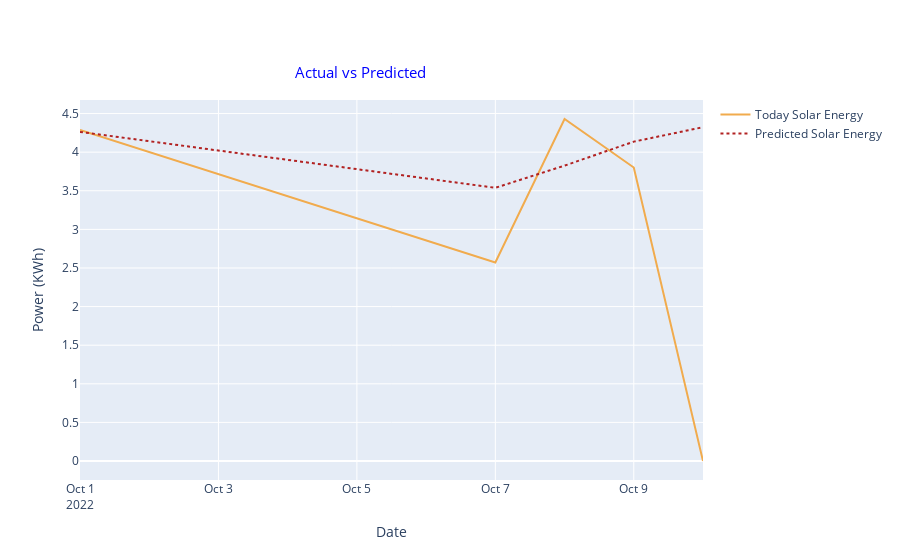

Write notebook code for a chart like this one.
### Markdown cell above
## Actual vs predicted

### Code cell
fig = go.Figure([
    go.Scatter(
        x=data_dataframe['Date'], 
        y=today_value['Power (KW)'],
        name = 'Today Solar Energy',
        mode = 'lines',
        line = dict(width = 2, color = '#F1AB4D'),
        hoverinfo = 'text',
        hovertext =
        '<b>Date</b>: ' + today_value['Date'].astype(str) + '<br>' +
        '<b>Today Solar Energy</b>: ' + [f'{x:,.5f} KWh' for x in today_value['Power (KW)']] + '<br>'),
    go.Scatter(
        x=data_dataframe['Date'],
        y=data_dataframe['Power (KW)'],
        name = 'Predicted Solar Energy',
                mode = 'lines',
                line = dict(color = 'firebrick', dash = 'dot'),
                hoverinfo = 'text',
                hovertext =
                '<b>Date</b>: ' + data_dataframe['Date'].astype(str) + '<br>' +
                '<b>Predicted Solar Energy</b>: ' + [f'{x:,.5f} KWh' for x in data_dataframe['Power (KW)']] + '<br>') 
])
fig.update_layout(hovermode = 'x unified',
                 title = {
                'text': 'Actual vs Predicted',
                'y': 0.88,
                'x': 0.4,
                'xanchor': 'center',
                'yanchor': 'top'},
            titlefont = {
                'color': '#0000FF',
                'size': 15})
fig.update_xaxes(title_text='Date')
fig.update_yaxes(title_text='Power (KWh)')
fig.show()

### Figure 1 — Plotly figure (JSON) as saved in the notebook; plotly's stock layout.template omitted (floating-point values rounded to 4 significant figures)
{"data": [{"hoverinfo": "text", "hovertext": ["<b>Date</b>: 2022-10-01<br><b>Today Solar Energy</b>: 4.28901 KWh<br>", "<b>Date</b>: 2022-10-07<br><b>Today Solar Energy</b>: 2.57197 KWh<br>", "<b>Date</b>: 2022-10-08<br><b>Today Solar Energy</b>: 4.42958 KWh<br>", "<b>Date</b>: 2022-10-09<br><b>Today Solar Energy</b>: 3.80143 KWh<br>", "<b>Date</b>: 2022-10-10<br><b>Today Solar Energy</b>: 0.00000 KWh<br>"], "line": {"color": "#F1AB4D", "width": 2}, "mode": "lines", "name": "Today Solar Energy", "type": "scatter", "x": ["2022-10-01", "2022-10-07", "2022-10-08", "2022-10-09", "2022-10-10"], "y": [4.289, 2.572, 4.43, 3.801, 0]}, {"hoverinfo": "text", "hovertext": ["<b>Date</b>: 2022-10-01<br><b>Predicted Solar Energy</b>: 4.26287 KWh<br>", "<b>Date</b>: 2022-10-07<br><b>Predicted Solar Energy</b>: 3.53852 KWh<br>", "<b>Date</b>: 2022-10-08<br><b>Predicted Solar Energy</b>: 3.82566 KWh<br>", "<b>Date</b>: 2022-10-09<br><b>Predicted Solar Energy</b>: 4.13630 KWh<br>", "<b>Date</b>: 2022-10-10<br><b>Predicted Solar Energy</b>: 4.32343 KWh<br>"], "line": {"color": "firebrick", "dash": "dot"}, "mode": "lines", "name": "Predicted Solar Energy", "type": "scatter", "x": ["2022-10-01", "2022-10-07", "2022-10-08", "2022-10-09", "2022-10-10"], "y": [4.263, 3.539, 3.826, 4.136, 4.323]}], "layout": {"hovermode": "x unified", "title": {"font": {"color": "#0000FF", "size": 15}, "text": "Actual vs Predicted", "x": 0.4, "xanchor": "center", "y": 0.88, "yanchor": "top"}, "xaxis": {"title": {"text": "Date"}}, "yaxis": {"title": {"text": "Power (KWh)"}}}}
